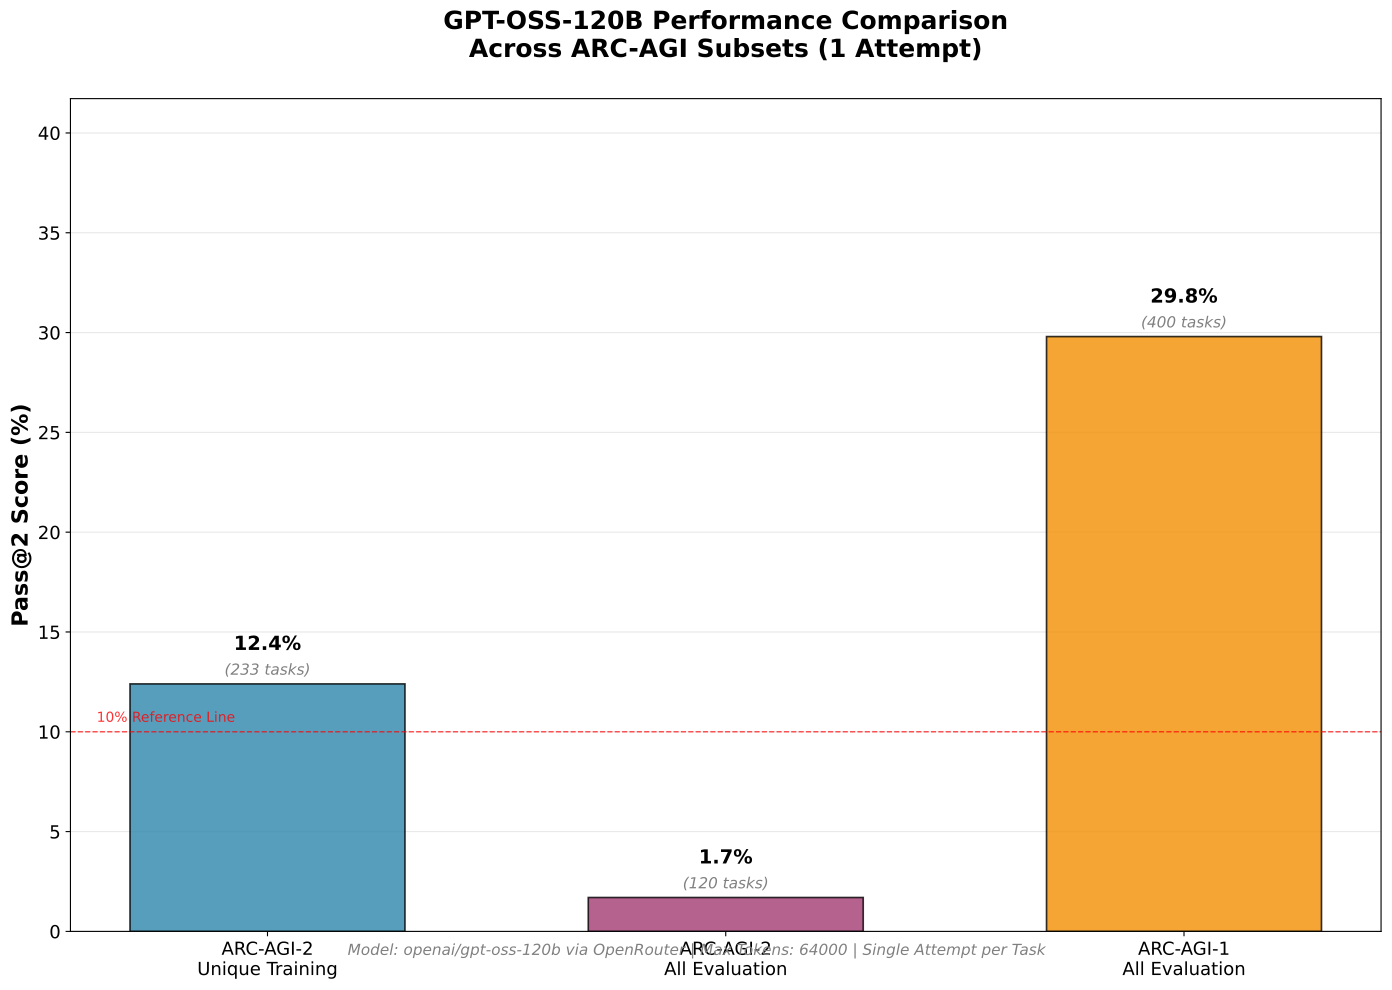

The Python source for this figure:
#!/usr/bin/env python3
"""
GPT-OSS-120B Performance Comparison Across ARC-AGI Subsets
Generate a bar chart comparing Pass@2 performance across different test subsets.
"""

import matplotlib.pyplot as plt
import numpy as np

# Data extracted from experiment notes
subsets = [
    'ARC-AGI-2\nUnique Training',
    'ARC-AGI-2\nAll Evaluation', 
    'ARC-AGI-1\nAll Evaluation'
]

pass_at_2_scores = [12.4, 1.7, 29.8]  # Pass@2 (Weighted Voting) percentages
task_counts = [233, 120, 400]  # Number of tasks in each subset

# Create the bar chart
fig, ax = plt.subplots(figsize=(14, 10))

# Create bars with different colors
colors = ['#2E86AB', '#A23B72', '#F18F01']
bars = ax.bar(subsets, pass_at_2_scores, color=colors, alpha=0.8, edgecolor='black', linewidth=1.2, width=0.6)

# Customize the chart
ax.set_ylabel('Pass@2 Score (%)', fontsize=16, fontweight='bold')
ax.set_title('GPT-OSS-120B Performance Comparison\nAcross ARC-AGI Subsets (1 Attempt)', 
             fontsize=18, fontweight='bold', pad=30)

# Add value labels on bars with better positioning
for bar, score, count in zip(bars, pass_at_2_scores, task_counts):
    height = bar.get_height()
    ax.text(bar.get_x() + bar.get_width()/2., height + 1.5,
            f'{score}%', 
            ha='center', va='bottom', fontsize=14, fontweight='bold')
    ax.text(bar.get_x() + bar.get_width()/2., height + 0.3,
            f'({count} tasks)', 
            ha='center', va='bottom', fontsize=11, style='italic', color='gray')

# Customize grid and styling
ax.grid(True, alpha=0.3, axis='y')
ax.set_axisbelow(True)
ax.set_ylim(0, max(pass_at_2_scores) * 1.4)

# Add horizontal line at 10% for reference
ax.axhline(y=10, color='red', linestyle='--', alpha=0.7, linewidth=1)
ax.text(0.02, 10.5, '10% Reference Line', transform=ax.get_yaxis_transform(), 
        fontsize=10, color='red', alpha=0.8)

# Styling
plt.xticks(rotation=0, fontsize=13)
plt.yticks(fontsize=13)
plt.tight_layout()

# Add footer with model details - positioned higher to avoid overlap
fig.text(0.5, 0.04, 'Model: openai/gpt-oss-120b via OpenRouter | Max Tokens: 64000 | Single Attempt per Task', 
         ha='center', fontsize=11, style='italic', color='gray')

# Save the chart
plt.savefig('/Users/ronanmcgovern/TR/arc-agi-2025/experimental/gpt-oss-120b-comparison/performance_comparison.png', 
            dpi=300, bbox_inches='tight')
plt.savefig('/Users/ronanmcgovern/TR/arc-agi-2025/experimental/gpt-oss-120b-comparison/performance_comparison.pdf', 
            bbox_inches='tight')

print("Bar chart saved successfully!")
print("\nKey Findings:")
print(f"- Best performance: ARC-AGI-1 All Evaluation ({pass_at_2_scores[2]}%)")
print(f"- Worst performance: ARC-AGI-2 All Evaluation ({pass_at_2_scores[1]}%)")
print(f"- Training vs Evaluation gap (ARC-AGI-2): {pass_at_2_scores[0] - pass_at_2_scores[1]:.1f} percentage points")
print(f"- ARC-AGI-1 vs ARC-AGI-2 evaluation gap: {pass_at_2_scores[2] - pass_at_2_scores[1]:.1f} percentage points")
